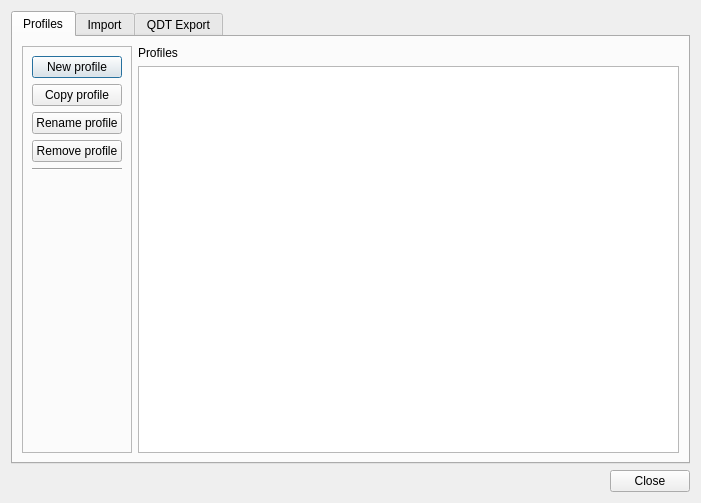
<?xml version="1.0" encoding="UTF-8"?>
<ui version="4.0">
 <class>ProfileManagerDialogBase</class>
 <widget class="QDialog" name="ProfileManagerDialogBase">
  <property name="geometry">
   <rect>
    <x>0</x>
    <y>0</y>
    <width>701</width>
    <height>503</height>
   </rect>
  </property>
  <property name="windowTitle">
   <string>Profile Manager</string>
  </property>
  <property name="locale">
   <locale language="English" country="UnitedStates"/>
  </property>
  <property name="sizeGripEnabled">
   <bool>false</bool>
  </property>
  <layout class="QVBoxLayout" name="verticalLayout">
   <item>
    <widget class="QTabWidget" name="tabWidget">
     <property name="currentIndex">
      <number>0</number>
     </property>
     <widget class="QWidget" name="tab_profiles">
      <attribute name="title">
       <string>Profiles</string>
      </attribute>
      <layout class="QHBoxLayout" name="horizontalLayout_2">
       <item>
        <widget class="QFrame" name="frame_2">
         <property name="frameShape">
          <enum>QFrame::StyledPanel</enum>
         </property>
         <property name="frameShadow">
          <enum>QFrame::Raised</enum>
         </property>
         <layout class="QVBoxLayout" name="verticalLayout_3">
          <item>
           <widget class="QPushButton" name="createProfileButton">
            <property name="text">
             <string>New profile</string>
            </property>
           </widget>
          </item>
          <item>
           <widget class="QPushButton" name="copyProfileButton">
            <property name="text">
             <string>Copy profile</string>
            </property>
           </widget>
          </item>
          <item>
           <widget class="QPushButton" name="editProfileButton">
            <property name="text">
             <string>Rename profile</string>
            </property>
           </widget>
          </item>
          <item>
           <widget class="QPushButton" name="removeProfileButton">
            <property name="text">
             <string>Remove profile</string>
            </property>
           </widget>
          </item>
          <item>
           <widget class="Line" name="line_2">
            <property name="orientation">
             <enum>Qt::Horizontal</enum>
            </property>
           </widget>
          </item>
          <item>
           <spacer name="verticalSpacer_2">
            <property name="orientation">
             <enum>Qt::Vertical</enum>
            </property>
            <property name="sizeHint" stdset="0">
             <size>
              <width>20</width>
              <height>40</height>
             </size>
            </property>
           </spacer>
          </item>
         </layout>
        </widget>
       </item>
       <item>
        <layout class="QVBoxLayout" name="verticalLayout_4">
         <item>
          <widget class="QLabel" name="label_4">
           <property name="text">
            <string>Profiles</string>
           </property>
          </widget>
         </item>
         <item>
          <widget class="QListView" name="list_profiles"/>
         </item>
        </layout>
       </item>
      </layout>
     </widget>
     <widget class="QWidget" name="tab_datasources">
      <attribute name="title">
       <string>Import</string>
      </attribute>
      <layout class="QHBoxLayout" name="horizontalLayout">
       <item>
        <widget class="QFrame" name="frame">
         <property name="frameShape">
          <enum>QFrame::StyledPanel</enum>
         </property>
         <property name="frameShadow">
          <enum>QFrame::Raised</enum>
         </property>
         <layout class="QVBoxLayout" name="verticalLayout_2">
          <item>
           <widget class="QLabel" name="label">
            <property name="text">
             <string>Source profile</string>
            </property>
           </widget>
          </item>
          <item>
           <widget class="QComboBox" name="comboBoxNamesSource"/>
          </item>
          <item>
           <widget class="QLabel" name="choseProfileLabel">
            <property name="text">
             <string>Target profile</string>
            </property>
           </widget>
          </item>
          <item>
           <widget class="QComboBox" name="comboBoxNamesTarget"/>
          </item>
          <item>
           <widget class="QCheckBox" name="checkBox_checkAll">
            <property name="toolTip">
             <string>Select all items in the source profile</string>
            </property>
            <property name="text">
             <string>Select all items</string>
            </property>
           </widget>
          </item>
          <item>
           <widget class="QPushButton" name="removeThingsButton">
            <property name="toolTip">
             <string>Remove selected items from source profile</string>
            </property>
            <property name="text">
             <string>Remove selected items</string>
            </property>
           </widget>
          </item>
          <item>
           <widget class="QPushButton" name="importThingsButton">
            <property name="toolTip">
             <string>Import selected items from source to target profile</string>
            </property>
            <property name="text">
             <string>Import selected items</string>
            </property>
           </widget>
          </item>
          <item>
           <widget class="Line" name="line">
            <property name="orientation">
             <enum>Qt::Horizontal</enum>
            </property>
           </widget>
          </item>
          <item>
           <spacer name="verticalSpacer">
            <property name="orientation">
             <enum>Qt::Vertical</enum>
            </property>
            <property name="sizeHint" stdset="0">
             <size>
              <width>20</width>
              <height>40</height>
             </size>
            </property>
           </spacer>
          </item>
         </layout>
        </widget>
       </item>
       <item>
        <widget class="QTabWidget" name="tabWidget_2">
         <property name="currentIndex">
          <number>0</number>
         </property>
         <widget class="QWidget" name="tab_inner_datasources">
          <attribute name="title">
           <string>Data Sources</string>
          </attribute>
          <layout class="QVBoxLayout" name="verticalLayout_5">
           <item>
            <widget class="QTreeWidget" name="treeWidgetSource">
             <column>
              <property name="text">
               <string>Data sources in source profile</string>
              </property>
             </column>
            </widget>
           </item>
           <item>
            <widget class="QTreeWidget" name="treeWidgetTarget">
             <property name="focusPolicy">
              <enum>Qt::NoFocus</enum>
             </property>
             <property name="selectionMode">
              <enum>QAbstractItemView::NoSelection</enum>
             </property>
             <column>
              <property name="text">
               <string>Data sources in target profile</string>
              </property>
             </column>
            </widget>
           </item>
          </layout>
         </widget>
         <widget class="QWidget" name="tab_plugins">
          <attribute name="title">
           <string>Plugins</string>
          </attribute>
          <layout class="QVBoxLayout" name="verticalLayout_6">
           <item>
            <widget class="QLabel" name="label_5">
             <property name="text">
              <string>Plugins in source profile</string>
             </property>
            </widget>
           </item>
           <item>
            <widget class="QListWidget" name="list_plugins"/>
           </item>
           <item>
            <widget class="QLabel" name="label_6">
             <property name="text">
              <string>Plugins in target profile</string>
             </property>
            </widget>
           </item>
           <item>
            <widget class="QListWidget" name="list_plugins_target">
             <property name="focusPolicy">
              <enum>Qt::NoFocus</enum>
             </property>
             <property name="selectionMode">
              <enum>QAbstractItemView::NoSelection</enum>
             </property>
            </widget>
           </item>
          </layout>
         </widget>
         <widget class="QWidget" name="tab_models">
          <attribute name="title">
           <string>Other (Import only)</string>
          </attribute>
          <layout class="QVBoxLayout" name="verticalLayout_7">
           <item>
            <widget class="QFrame" name="frame_3">
             <property name="frameShape">
              <enum>QFrame::StyledPanel</enum>
             </property>
             <property name="frameShadow">
              <enum>QFrame::Raised</enum>
             </property>
             <layout class="QVBoxLayout" name="verticalLayout_8">
              <item>
               <widget class="QCheckBox" name="bookmark_check">
                <property name="text">
                 <string>Bookmarks</string>
                </property>
               </widget>
              </item>
              <item>
               <widget class="QCheckBox" name="favourites_check">
                <property name="text">
                 <string>Favourites</string>
                </property>
               </widget>
              </item>
              <item>
               <widget class="QCheckBox" name="models_check">
                <property name="text">
                 <string>Models</string>
                </property>
               </widget>
              </item>
              <item>
               <widget class="QCheckBox" name="scripts_check">
                <property name="text">
                 <string>Scripts</string>
                </property>
               </widget>
              </item>
              <item>
               <widget class="QCheckBox" name="styles_check">
                <property name="text">
                 <string>Styles + Labels</string>
                </property>
               </widget>
              </item>
              <item>
               <widget class="QCheckBox" name="customization_check">
                <property name="text">
                 <string>UI Customization (e.g. hidden toolbar icons)</string>
                </property>
               </widget>
              </item>
              <item>
               <widget class="QCheckBox" name="expressions_check">
                <property name="text">
                 <string>Expressions</string>
                </property>
               </widget>
              </item>
              <item>
               <spacer name="verticalSpacer_3">
                <property name="orientation">
                 <enum>Qt::Vertical</enum>
                </property>
                <property name="sizeHint" stdset="0">
                 <size>
                  <width>20</width>
                  <height>40</height>
                 </size>
                </property>
               </spacer>
              </item>
             </layout>
            </widget>
           </item>
          </layout>
         </widget>
        </widget>
       </item>
      </layout>
     </widget>
     <widget class="QWidget" name="tab_qdt_export">
      <attribute name="title">
       <string>QDT Export</string>
      </attribute>
      <layout class="QGridLayout" name="gridLayout">
       <item row="1" column="0">
        <widget class="QLabel" name="qdt_profile_label">
         <property name="sizePolicy">
          <sizepolicy hsizetype="Fixed" vsizetype="Preferred">
           <horstretch>0</horstretch>
           <verstretch>0</verstretch>
          </sizepolicy>
         </property>
         <property name="text">
          <string>Profile</string>
         </property>
        </widget>
       </item>
       <item row="5" column="0">
        <widget class="QLabel" name="qdt_qgis_min_version_label">
         <property name="text">
          <string>QGIS min. version</string>
         </property>
        </widget>
       </item>
       <item row="2" column="0">
        <widget class="QLabel" name="qdt_description_label">
         <property name="text">
          <string>Description</string>
         </property>
        </widget>
       </item>
       <item row="1" column="1" colspan="2">
        <widget class="QComboBox" name="qdt_export_profile_cbx"/>
       </item>
       <item row="3" column="0">
        <widget class="QLabel" name="qdt_email_label">
         <property name="text">
          <string>Email</string>
         </property>
        </widget>
       </item>
       <item row="3" column="1">
        <widget class="QLineEdit" name="qdt_email_edit"/>
       </item>
       <item row="4" column="1">
        <widget class="QLineEdit" name="qdt_version_edit"/>
       </item>
       <item row="8" column="0" colspan="2">
        <widget class="QCheckBox" name="qdt_clear_export_folder_checkbox">
         <property name="text">
          <string>Clear export folder</string>
         </property>
        </widget>
       </item>
       <item row="5" column="1">
        <widget class="QLineEdit" name="qdt_qgis_min_version_edit"/>
       </item>
       <item row="11" column="0" colspan="3">
        <spacer name="verticalSpacer_4">
         <property name="orientation">
          <enum>Qt::Vertical</enum>
         </property>
         <property name="sizeHint" stdset="0">
          <size>
           <width>20</width>
           <height>40</height>
          </size>
         </property>
        </spacer>
       </item>
       <item row="7" column="0" colspan="2">
        <widget class="QCheckBox" name="qdt_inactive_plugin_export_checkbox">
         <property name="text">
          <string>Export inactive plugins</string>
         </property>
        </widget>
       </item>
       <item row="4" column="0">
        <widget class="QLabel" name="qdt_version_label">
         <property name="text">
          <string>Version</string>
         </property>
        </widget>
       </item>
       <item row="10" column="0" colspan="3">
        <widget class="QPushButton" name="export_qdt_button">
         <property name="text">
          <string>Export</string>
         </property>
        </widget>
       </item>
       <item row="6" column="0">
        <widget class="QLabel" name="qdt_qgis_max_version_label">
         <property name="text">
          <string>QGIS max. version</string>
         </property>
        </widget>
       </item>
       <item row="6" column="1">
        <widget class="QLineEdit" name="qdt_qgis_max_version_edit"/>
       </item>
       <item row="2" column="1">
        <widget class="QTextEdit" name="qdt_description_edit"/>
       </item>
       <item row="0" column="1">
        <widget class="QgsFileWidget" name="qdt_file_widget">
         <property name="storageMode">
          <enum>QgsFileWidget::GetDirectory</enum>
         </property>
        </widget>
       </item>
       <item row="0" column="0">
        <widget class="QLabel" name="lbl_export_folder">
         <property name="text">
          <string>Export folder</string>
         </property>
        </widget>
       </item>
      </layout>
     </widget>
    </widget>
   </item>
   <item>
    <widget class="QDialogButtonBox" name="closeButton">
     <property name="standardButtons">
      <set>QDialogButtonBox::Close</set>
     </property>
    </widget>
   </item>
  </layout>
 </widget>
 <customwidgets>
  <customwidget>
   <class>QgsFileWidget</class>
   <extends>QWidget</extends>
   <header>qgsfilewidget.h</header>
  </customwidget>
 </customwidgets>
 <resources/>
 <connections/>
</ui>
